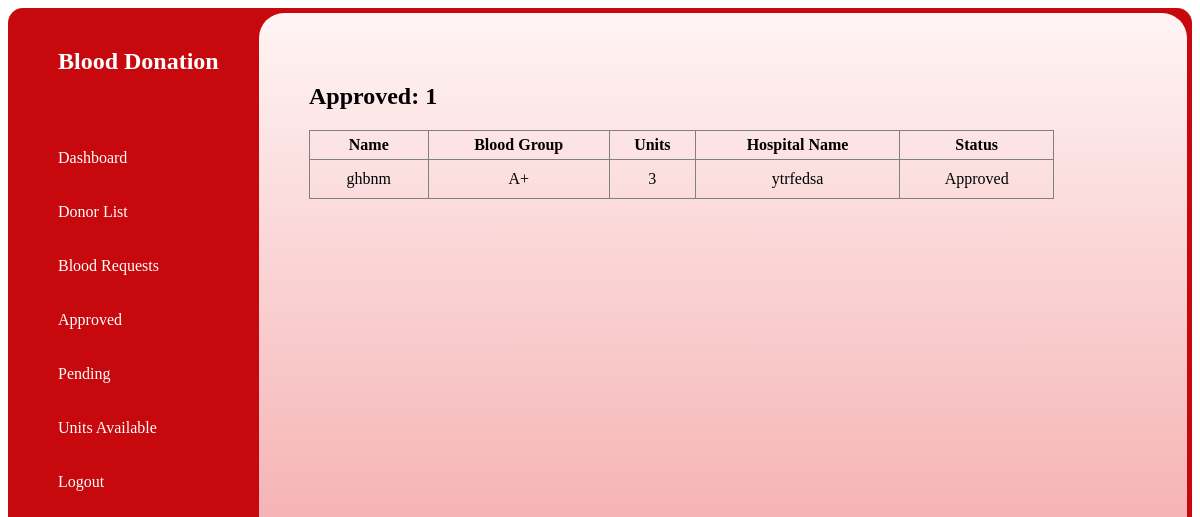
The page /bloodapp/approved (signed in) on the database its author committed.
### bloodapp/models.py (models this page shows)
class Recipient(models.Model):
    gender_data=[
        ('','Gender'),
        ('male','Male'),
        ('female','Female'),
        ('others','Others')
    ]
    blood_group=[
        ('','Required Blood Group'),
        ('A+','A+'),
        ('A-','A-'),
        ('B+','B+'),
        ('B-','B-'),
        ('O+','O+'),
        ('O-','O-'),
        ('AB+','AB+'),
        ('AB-','AB-')
    ]
    urgency=[
        ('', 'Urgency Level'),
        ('normal','Normal'),
        ('urgent','Urgent'),
        ('emergency','Emergency')
    ]
    name= models.CharField(max_length=100)
    age= models.IntegerField()
    gender= models.CharField(max_length=6, choices=gender_data)
    blood= models.CharField(max_length=3, choices=blood_group)
    units= models.IntegerField()
    urgent= models.CharField(max_length=10, choices=urgency)
    date= models.DateField()
    hos= models.CharField(max_length=100)
    add= models.CharField(max_length=100)
    requester= models.CharField(max_length=30)
    status= models.CharField(max_length=10, default='Pending', null=True, blank=True)

### bloodapp/views.py (the view)
# urls.py: path('approved', approved, name='approved'),
@login_required
def approved(request):
    approve= Recipient.objects.filter(status="Approved").count()
    list= Recipient.objects.filter(status="Approved")
    return render(request,'approve.html', {'approve': approve, 'list': list})

### bloodapp/Templates/approve.html (shortened to what this page needs)
{% extends 'dashboard.html' %}
        {% block content %}
    </head>
    <body>
        <div style="padding: 50px;">
            <div>
                <h2>Approved: {{ approve }}</h2>
            </div>
            <table border="1">
                <tr>
                    <th>Name</th>
                    <th>Blood Group</th>
                    <th>Units</th>
                    <th>Hospital Name</th>
                    <th>Status</th>
                </tr>
                {% for l in list %}
                    <tr>
                        <td>{{ l.name }}</td>
                        <td>{{ l.blood }}</td>
                        <td>{{ l.units }}</td>
                        <td>{{ l.hos }}</td>
                        <td>{{ l.status }}</td>
                    </tr>
                {% endfor %}
            </table>
        </div>
        {% endblock %}

### bloodapp/Templates/dashboard.html (style rules this page uses)
table { width: 90%; border-collapse: collapse; }
table td { text-align: center; padding: 10px; }
th { padding: 5px; }

### rows shown on the page
Recipient: name "ghbnm", blood "A+", units "3", hos "ytrfedsa", status "Approved"

### other values the page prints
{{ approve }} "1"
